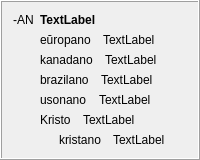
            <widget class="QFrame" name="frame_17">
             <property name="frameShape">
              <enum>QFrame::Box</enum>
             </property>
             <property name="frameShadow">
              <enum>QFrame::Raised</enum>
             </property>
             <layout class="QHBoxLayout" name="horizontalLayout_15">
              <item>
               <widget class="QLabel" name="label_290">
                <property name="sizePolicy">
                 <sizepolicy hsizetype="Maximum" vsizetype="Preferred">
                  <horstretch>0</horstretch>
                  <verstretch>0</verstretch>
                 </sizepolicy>
                </property>
                <property name="text">
                 <string>-AN</string>
                </property>
                <property name="alignment">
                 <set>Qt::AlignHCenter|Qt::AlignTop</set>
                </property>
                <property name="tipo" stdset="0">
                 <string>afikso</string>
                </property>
               </widget>
              </item>
              <item>
               <layout class="QVBoxLayout" name="verticalLayout_66">
                <item>
                 <widget class="QLabel" name="Lec08_Label627">
                  <property name="styleSheet">
                   <string notr="true">font-weight: bold;</string>
                  </property>
                  <property name="text">
                   <string>TextLabel</string>
                  </property>
                  <property name="wordWrap">
                   <bool>true</bool>
                  </property>
                 </widget>
                </item>
                <item>
                 <layout class="QVBoxLayout" name="verticalLayout_22">
                  <item>
                   <layout class="QHBoxLayout" name="horizontalLayout_565">
                    <property name="spacing">
                     <number>12</number>
                    </property>
                    <item>
                     <widget class="neklakebla_nova" name="Lec08_Button611">
                      <property name="text">
                       <string>eŭropano</string>
                      </property>
                      <property name="wordWrap">
                       <bool>true</bool>
                      </property>
                     </widget>
                    </item>
                    <item>
                     <widget class="QLabel" name="Lec08_Label628">
                      <property name="sizePolicy">
                       <sizepolicy hsizetype="Expanding" vsizetype="Preferred">
                        <horstretch>0</horstretch>
                        <verstretch>0</verstretch>
                       </sizepolicy>
                      </property>
                      <property name="text">
                       <string>TextLabel</string>
                      </property>
                      <property name="wordWrap">
                       <bool>true</bool>
                      </property>
                     </widget>
                    </item>
                   </layout>
                  </item>
                  <item>
                   <layout class="QHBoxLayout" name="horizontalLayout_566">
                    <property name="spacing">
                     <number>12</number>
                    </property>
                    <item>
                     <widget class="neklakebla_nova" name="Lec08_Button612">
                      <property name="text">
                       <string>kanadano</string>
                      </property>
                      <property name="wordWrap">
                       <bool>true</bool>
                      </property>
                     </widget>
                    </item>
                    <item>
                     <widget class="QLabel" name="Lec08_Label629">
                      <property name="sizePolicy">
                       <sizepolicy hsizetype="Expanding" vsizetype="Preferred">
                        <horstretch>0</horstretch>
                        <verstretch>0</verstretch>
                       </sizepolicy>
                      </property>
                      <property name="text">
                       <string>TextLabel</string>
                      </property>
                      <property name="wordWrap">
                       <bool>true</bool>
                      </property>
                     </widget>
                    </item>
                   </layout>
                  </item>
                  <item>
                   <layout class="QHBoxLayout" name="horizontalLayout_631">
                    <property name="spacing">
                     <number>12</number>
                    </property>
                    <item>
                     <widget class="neklakebla_nova" name="Lec08_Button613">
                      <property name="text">
                       <string>brazilano</string>
                      </property>
                      <property name="wordWrap">
                       <bool>true</bool>
                      </property>
                     </widget>
                    </item>
                    <item>
                     <widget class="QLabel" name="Lec08_Label630">
                      <property name="sizePolicy">
                       <sizepolicy hsizetype="Expanding" vsizetype="Preferred">
                        <horstretch>0</horstretch>
                        <verstretch>0</verstretch>
                       </sizepolicy>
                      </property>
                      <property name="text">
                       <string>TextLabel</string>
                      </property>
                      <property name="wordWrap">
                       <bool>true</bool>
                      </property>
                     </widget>
                    </item>
                   </layout>
                  </item>
                  <item>
                   <layout class="QHBoxLayout" name="horizontalLayout_632">
                    <property name="spacing">
                     <number>12</number>
                    </property>
                    <item>
                     <widget class="neklakebla_nova" name="Lec08_Button36">
                      <property name="text">
                       <string>usonano</string>
                      </property>
                      <property name="wordWrap">
                       <bool>true</bool>
                      </property>
                     </widget>
                    </item>
                    <item>
                     <widget class="QLabel" name="Lec08_Label45">
                      <property name="sizePolicy">
                       <sizepolicy hsizetype="Expanding" vsizetype="Preferred">
                        <horstretch>0</horstretch>
                        <verstretch>0</verstretch>
                       </sizepolicy>
                      </property>
                      <property name="text">
                       <string>TextLabel</string>
                      </property>
                      <property name="wordWrap">
                       <bool>true</bool>
                      </property>
                     </widget>
                    </item>
                   </layout>
                  </item>
                 </layout>
                </item>
                <item>
                 <layout class="QHBoxLayout" name="horizontalLayout_567">
                  <property name="spacing">
                   <number>12</number>
                  </property>
                  <item>
                   <widget class="neklakebla_nova" name="Lec08_Button34">
                    <property name="text">
                     <string>Kristo</string>
                    </property>
                    <property name="wordWrap">
                     <bool>true</bool>
                    </property>
                   </widget>
                  </item>
                  <item>
                   <widget class="QLabel" name="Lec08_Label43">
                    <property name="sizePolicy">
                     <sizepolicy hsizetype="Expanding" vsizetype="Preferred">
                      <horstretch>0</horstretch>
                      <verstretch>0</verstretch>
                     </sizepolicy>
                    </property>
                    <property name="text">
                     <string>TextLabel</string>
                    </property>
                    <property name="wordWrap">
                     <bool>true</bool>
                    </property>
                   </widget>
                  </item>
                 </layout>
                </item>
                <item>
                 <layout class="QHBoxLayout" name="horizontalLayout_568">
                  <property name="spacing">
                   <number>12</number>
                  </property>
                  <item>
                   <widget class="label_sago_reversa" name="label_379">
                    <property name="sizePolicy">
                     <sizepolicy hsizetype="Maximum" vsizetype="Preferred">
                      <horstretch>0</horstretch>
                      <verstretch>0</verstretch>
                     </sizepolicy>
                    </property>
                    <property name="text">
                     <string/>
                    </property>
                    <property name="pixmap">
                     <pixmap resource="../resources/ikonoj.qrc">:/ikonoj/sago_revena.png</pixmap>
                    </property>
                   </widget>
                  </item>
                  <item>
                   <widget class="neklakebla_nova" name="Lec08_Button35">
                    <property name="text">
                     <string>kristano</string>
                    </property>
                    <property name="wordWrap">
                     <bool>true</bool>
                    </property>
                   </widget>
                  </item>
                  <item>
                   <widget class="QLabel" name="Lec08_Label44">
                    <property name="sizePolicy">
                     <sizepolicy hsizetype="Expanding" vsizetype="Preferred">
                      <horstretch>0</horstretch>
                      <verstretch>0</verstretch>
                     </sizepolicy>
                    </property>
                    <property name="text">
                     <string>TextLabel</string>
                    </property>
                    <property name="wordWrap">
                     <bool>true</bool>
                    </property>
                   </widget>
                  </item>
                 </layout>
                </item>
               </layout>
              </item>
             </layout>
            </widget>
